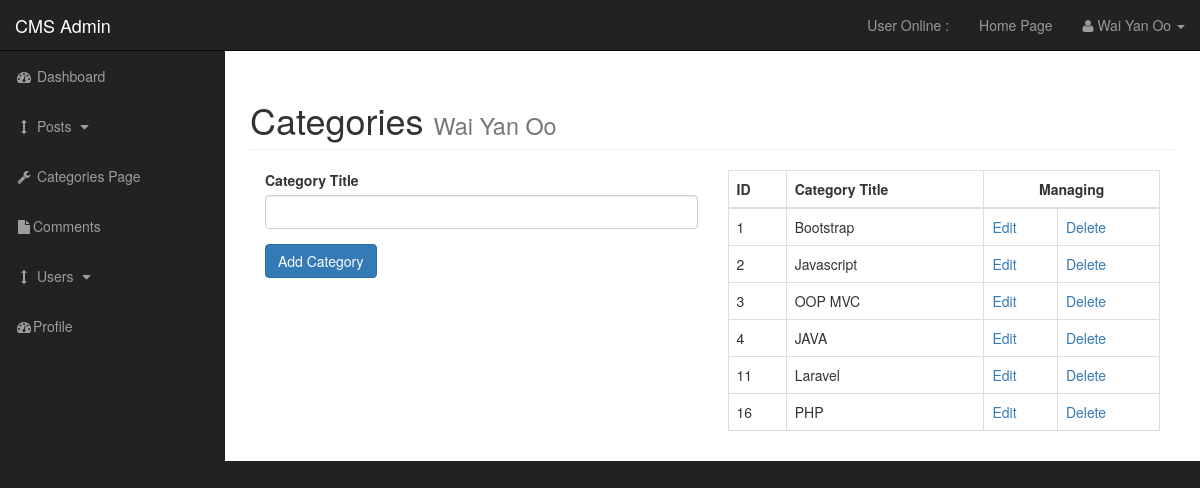
Screenshot of /admin/categories.php (signed in) with the database file from the repository.
### tables this page shows
CREATE TABLE `categories` (
  `cat_id` int(11) NOT NULL,
  `cat_title` varchar(255) NOT NULL
);

### admin/functions.php (the view, shortened to what this page needs)
<?php
    function findAllCategories() {
        global $connection;
        $query = "SELECT * FROM categories";
        $select_categories = mysqli_query($connection, $query);
        while($row = mysqli_fetch_assoc($select_categories)) {
            $cat_title = $row['cat_title'];
            $cat_id = $row['cat_id'];
            echo "<tr>";
                echo "<td>{$cat_id}</td>";
                echo "<td>{$cat_title}</td>";
                echo "<td><a href='categories.php?edit={$cat_id}'>Edit</a></td>";
                echo "<td><a href='categories.php?delete={$cat_id}'>Delete</a></td>";
            echo "</tr>";
        }
    }
?>

### admin/includes/admin_header.php (shortened to what this page needs)
<?php require("../includes/db.php"); ?>
<?php require("functions.php"); ?>
<!DOCTYPE html>
<html lang="en">
<head>
    <link href="css/bootstrap.min.css" rel="stylesheet">
    <link href="css/sb-admin.css" rel="stylesheet">
    <link href="font-awesome/css/font-awesome.min.css" rel="stylesheet" type="text/css">
    <link href="css/style.css" rel="stylesheet">
</head>
<body>

### admin/categories.php (shortened to what this page needs)
<?php require("includes/admin_header.php"); ?>
    <div id="wrapper">
<?php require("includes/admin_navigation.php"); ?>
        <div id="page-wrapper">
            <div class="container-fluid">
                <div class="row">
                    <div class="col-lg-12">
                        <h1 class="page-header">
                            Categories
                            <small><?php echo $_SESSION['username']; ?></small>
                        </h1>
                        <div class="col-xs-6">
                            <form action="" method="POST">
                                <div class="form-group">
                                    <label for="cat-title">Category Title</label>
                                    <input class="form-control" type="text" name="cat_title">
                                </div>
                                <div class="form-group">
                                    <input class="btn btn-primary" type="submit" name="submit" value="Add Category">
                                </div>
                            </form>
                        </div>
                        <div class="col-xs-6">
                            <table class="table table-bordered table-hover">
                                <thead>
                                    <tr>
                                        <th>ID</th>
                                        <th>Category Title</th>
                                        <th colspan="2" class="text-center">Managing</th>
                                    </tr>
                                </thead>
                                <tbody>
<?php findAllCategories(); ?>
                                </tbody>
                            </table>
                        </div>
                    </div>
                </div>
            </div>
        </div>
<?php require("includes/admin_footer.php"); ?>

### admin/includes/admin_navigation.php (shortened to what this page needs)
<nav class="navbar navbar-inverse navbar-fixed-top" role="navigation">
            <div class="navbar-header">
                <a class="navbar-brand" href="index.php">CMS Admin</a>
            </div>
            <ul class="nav navbar-right top-nav">
                <li><a href="">User Online : <span class="usersonline"></span></a></li>
                <li><a href="../index.php">Home Page</a></li>
                <li class="dropdown">
                    <a href="#" class="dropdown-toggle" data-toggle="dropdown"><i class="fa fa-user"></i>
                    <?php if(isset($_SESSION['username'])) echo $_SESSION['username']; ?>
                    <b class="caret"></b></a>
                </li>
            </ul>
            <div class="collapse navbar-collapse navbar-ex1-collapse">
                <ul class="nav navbar-nav side-nav">
                    <li>
                        <a href="index.php"><i class="fa fa-fw fa-dashboard"></i> Dashboard</a>
                    </li>
                    <li>
                        <a href="javascript:;" data-toggle="collapse" data-target="#posts_dropdown"><i class="fa fa-fw fa-arrows-v"></i> Posts <i class="fa fa-fw fa-caret-down"></i></a>
                    </li>
                    <li>
                        <a href="categories.php"><i class="fa fa-fw fa-wrench"></i> Categories Page</a>
                    </li>
                    <li class="">
                        <a href="comments.php"><i class="fa fa-fw fa-file"></i>Comments</a>
                    </li>
                    <li>
                        <a href="javascript:;" data-toggle="collapse" data-target="#demo"><i class="fa fa-fw fa-arrows-v"></i> Users <i class="fa fa-fw fa-caret-down"></i></a>
                    </li>
                    <li>
                        <a href="profile.php"><i class="fa fa-fw fa-dashboard"></i>Profile</a>
                    </li>
                </ul>
            </div>
        </nav>

### admin/includes/admin_footer.php (shortened to what this page needs)
</div>
</body>
</html>

### admin/css/sb-admin.css (style rules this page uses)
body { margin-top: 100px; background-color: #222; }
@media (min-width:768px) { body { margin-top: 50px; } }
#wrapper { padding-left: 0; }
#page-wrapper { width: 100%; padding: 0; background-color: #fff; }
@media (min-width:768px) { #wrapper { padding-left: 225px; } }
@media (min-width:768px) { #page-wrapper { padding: 10px; } }
.top-nav { padding: 0 15px; }
.top-nav>li { display: inline-block; float: left; }
.top-nav>li>a { padding-top: 15px; padding-bottom: 15px; line-height: 20px; color: #999; }
@media (min-width:768px) { .side-nav { position: fixed; top: 51px; left: 225px; width: 225px; margin-left: -225px; border: none; border-radius: 0; overflow-y: auto; background-color: #222; } }
@media (min-width:768px) { .side-nav>li>a { width: 225px; } }

### rows the page displays
categories: cat_id "1", cat_title "Bootstrap"
categories: cat_id "2", cat_title "Javascript"
categories: cat_id "3", cat_title "OOP MVC"
categories: cat_id "4", cat_title "JAVA"
categories: cat_id "11", cat_title "Laravel"
categories: cat_id "16", cat_title "PHP"

### other values shown
$_SESSION['username'] "Wai Yan Oo"
